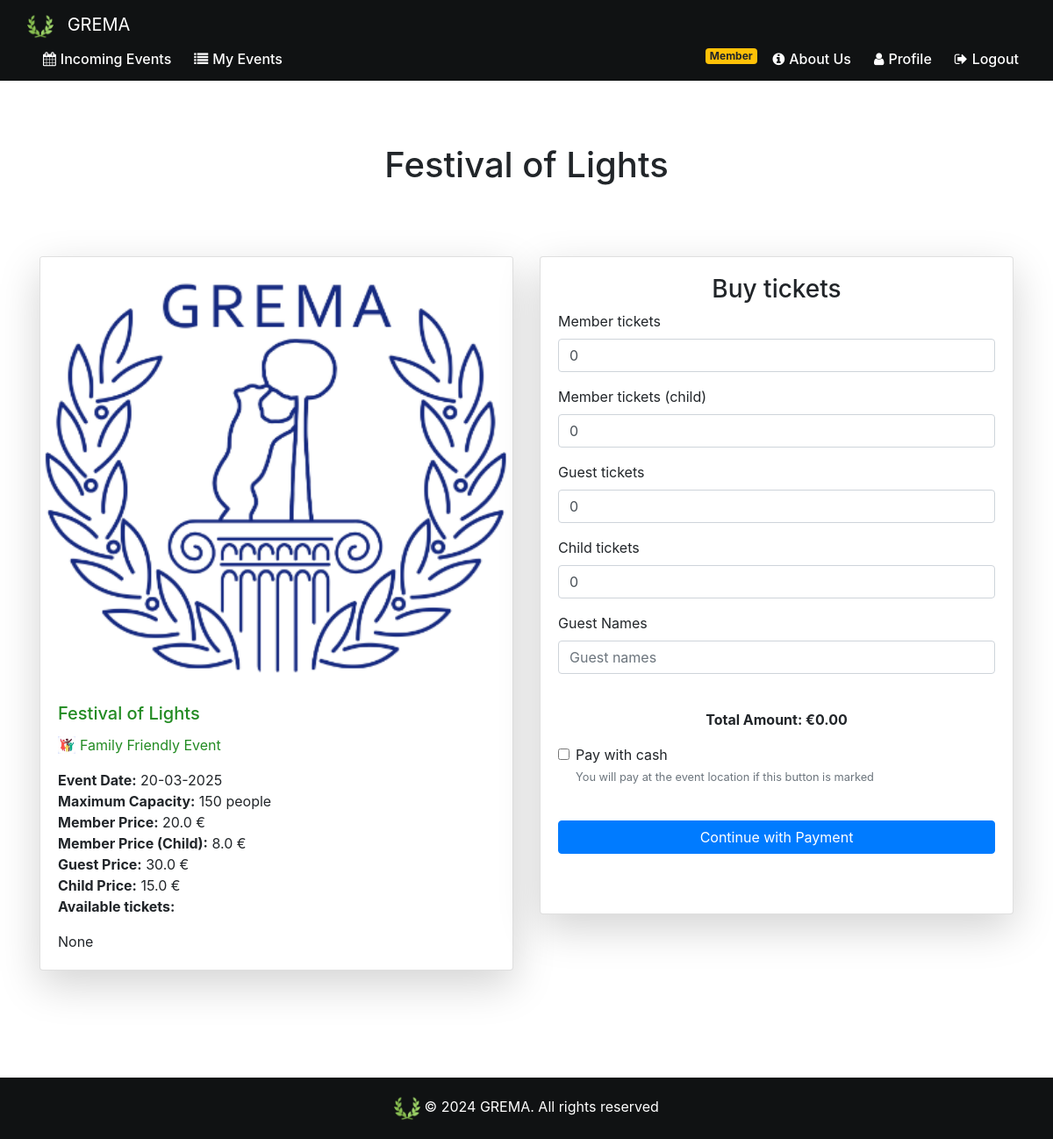
Screenshot of /event-attendance/2 (signed in) with the database file from the repository.
### website/models.py (models this page shows)
class Event(db.Model):
    id = db.Column(db.Integer, primary_key=True)
    name= db.Column(db.String(80))
    date = db.Column(db.DateTime(timezone=True), default=func.current_date())
    max_guest_num = db.Column(db.Integer)
    member_price=db.Column(db.Float)
    member_child_price=db.Column(db.Float)
    guest_price=db.Column(db.Float)
    child_price=db.Column(db.Float)
    is_family_friendly=db.Column(db.Boolean)
    img_url=db.Column(db.String(300))
    description=db.Column(db.String(800))
    admin_id = db.Column(db.Integer, db.ForeignKey('admin.id'))

### website/views.py (the view)
@views.route('/event-attendance/<int:event_id>', methods=['GET', 'POST'])
@login_required
def event_attendance(event_id):
    event_details = calculate_event_details()
    event = Event.query.get_or_404(event_id)
    user_fee = Fee.query.filter_by(user_fee=current_user.id).first()
    return render_template('event.html', event=event, user=current_user, user_fee=user_fee, event_details=event_details)

### website/views.py (called while the page is built, shortened)
@views.context_processor
def inject_membership():
    if current_user.is_authenticated:
        is_member = Fee.query.filter_by(user_fee=current_user.id, payed=True).first() is not None
    else:
        is_member = False
    return dict(is_member=is_member)

def calculate_event_details():
    todos_los_eventos = Event.query.all()
    eventos_activos = [evento for evento in todos_los_eventos if evento.date >= datetime.now()]
    event_details = []
    return event_details

### website/templates/event.html (shortened to what this page needs)
{% extends "base.html" %}
{% block content %}
<br />
<h1 class="text-center mt-5">{{ event.name }}</h1>
<br />
<link rel="stylesheet" href="/static/checkout.css" />
<div class="container py-5">
    <div class="row">
        <div class="col-md-6 ">
            <div class="card shadow-lg mb-4 {% if event.is_family_friendly %}family-friendly{% endif %}">
                {% if event.img_url %}
                <img src="{{ event.img_url }}" class="card-img-top" alt="{{ event.name }}">
                {% else %}
                <img src="{{ url_for('static', filename='images/gremaLogo.png') }}" class="card-img-top"
                    alt="{{ event.name }}">
                {% endif %}
                <div class="card-body">
                    <h5 class="card-title">
                        <a href="/event-attendance/{{ event.id }}">{{ event.name }}</a>
                    </h5>
                    <ul class="list-unstyled">
                        {% if event.is_family_friendly %}
                        <p class="family-friendly-label">
                            <img src="{{ url_for('static', filename='images/family_icon.jpg') }}" alt="Family Friendly Icon"
                                class="family-icon">
                            Family Friendly Event
                        </p>
                        {%endif%}
                        <li><strong>Event Date:</strong> {{ event.date.strftime('%d-%m-%Y') }}</li>
                        <li><strong>Maximum Capacity:</strong> {{ event.max_guest_num }} people</li>
                        <li><strong>Member Price:</strong> {{ event.member_price }} €</li>
                        <li><strong>Member Price (Child):</strong> {{ event.member_child_price }} €</li>
                        <li><strong>Guest Price:</strong> {{ event.guest_price }} €</li>
                        <li><strong>Child Price:</strong> {{ event.child_price }} €</li>
                        <p><strong>Available tickets:</strong>
                        </p>
                    </ul>
                    <p class="card-text">{{ event.description }}</p>
                </div>
            </div>
        </div>
        <div class="col-md-6">
            <div class="card shadow-lg mb-4">
                <div class="card-body">
                    <form id="payment-form" method="POST" class="border-0">
                        <div id="formulario_a_ocultar">
                            <h3 class="text-center">Buy tickets</h3>
                            {% if user_fee %}
                            <div class="form-group">
                                <label for="number_member_tickets">Member tickets</label>
                                <input type="number" class="form-control" id="number_member_tickets"
                                    name="number_member_tickets" placeholder="Member tickets" min="0" value="0" />
                            </div>
                            <div class="form-group">
                                <label for="number_child_member_tickets">Member tickets (child)</label>
                                <input type="number" class="form-control" id="number_child_member_tickets"
                                    name="number_child_member_tickets" placeholder="Member tickets (child)" min="0"
                                    value="0" />
                            </div>
                            {% endif %}
                            <div class="form-group">
                                <label for="number_guest_tickets">Guest tickets</label>
                                <input type="number" class="form-control" id="number_guest_tickets"
                                    name="number_guest_tickets" placeholder="Guest tickets" min="0" value="0" />
                            </div>
                            <div class="form-group">
                                <label for="number_child_tickets">Child tickets</label>
                                <input type="number" class="form-control" id="number_child_tickets"
                                    name="number_child_tickets" placeholder="Child tickets" min="0" value="0" />
                            </div>
                            <div class="form-group">
                                <label for="guests_names">Guest Names</label>
                                <input type="text" class="form-control" id="guests_names" name="guests_names"
                                    placeholder="Guest names" />
                            </div>
                            <div class="form-group">
                                <p id="totalAmountDisplay" class="font-weight-bold text-center"></p>
                            </div>
                            <div class="form-group form-check">
                                <input type="checkbox" class="form-check-input" id="pay_cash" name="pay_cash">
                                <label class="form-check-label" for="pay_cash">Pay with cash</label>
                                <small class="form-text text-muted">You will pay at the event location if this button is
                                    marked</small>
                            </div>
                            <br>
                            <button id="continue-btn" class="btn btn-primary btn-block" >Continue with Payment</button>
                        </div>
                        <br /><br />
                    </form>
                </div>
            </div>
        </div>
    </div>
</div>
{% endblock %}

### website/static/base.css (style rules this page uses)
html { position: relative; min-height: 100%; }
body { margin-bottom: 100px; margin: 0; padding: 0; }
.family-friendly { border: 2px solid #32CD32; background-color: #f0fff0; }
.family-friendly .card-title a { color: #228B22; }
.family-friendly-label { font-size: 1rem; color: #228B22; display: flex; align-items: center; }
.family-icon { width: 20px; height: 20px; margin-right: 5px; }

### rows the page displays
Event: name "Festival of Lights", date "20-03-2025", max_guest_num "150", member_price "20.0", member_child_price "8.0", guest_price "30.0", child_price "15.0", description "None"
